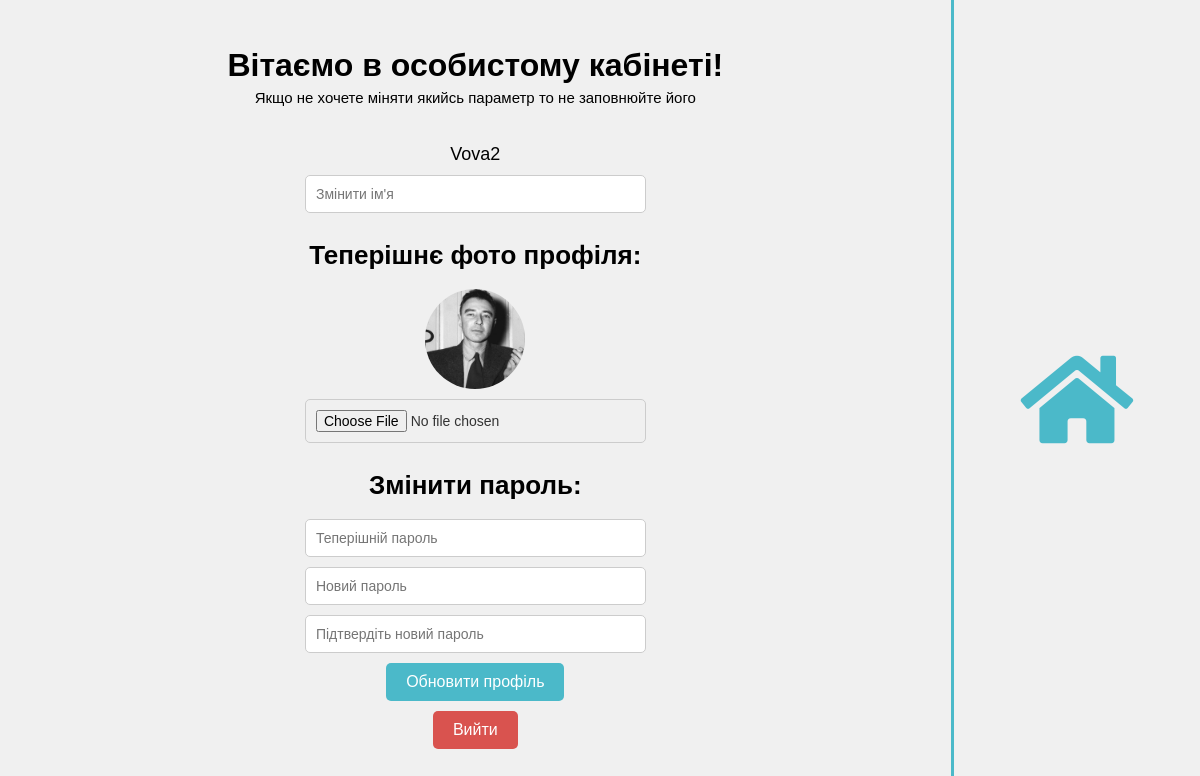
Page /home/account/ (signed in) on the committed database.
### RegLog/models.py (models this page shows)
class CustomUser(AbstractUser):
    picture = models.ImageField('Аватарка', upload_to='profile_pictures')
    objects = CustomUserManager()

### home/views.py (the view, shortened to what this page needs)
# urls.py: path('account/', views.AccountPage, name='account'),
def AccountPage(request):
    user = request.user
    context = {'error': '',
               'home_name_json': mark_safe(json.dumps(f'_{user.id}_'))}
    if not request.user.is_authenticated:
        return redirect('registration')
    return render(request, 'home/AccountHTML.html', context)

### home/templates/home/AccountHTML.html (shortened to what this page needs)
{% load static %}
<!DOCTYPE html>
<html lang="en">
<head>
    <link rel="stylesheet" href="{% static 'home/css/AccountCSS.css' %}">
    <link rel="stylesheet" href="https://cdnjs.cloudflare.com/ajax/libs/font-awesome/5.15.3/css/all.min.css">
</head>
<body>
    <div class="container">
        <div class="left_and_center_div">
            <h1 class="welcome-title">Вітаємо в особистому кабінеті!</h1>
            <p class="info-title">Якщо не хочете міняти якийсь параметр то не заповнюйте його</p>
            <form action="" method="POST" enctype="multipart/form-data" class="form">
                <p class="username">{{ user.username }}</p>
                <input type="text" class="name-input" placeholder="Змінити ім'я" name="new_name">
                <h1>Теперішнє фото профіля:</h1>
                <img src="{{ user.picture.url }}" alt="Profile Picture" class="profile-picture">
                <input type="file" class="picture-input" name="new_picture" value="Виберіть файл">
                <h1>Змінити пароль:</h1>
                <input type="password" name="old_password" class="password-input" placeholder="Теперішній пароль">
                <input type="password" name="new_password" class="password-input" placeholder="Новий пароль">
                <input type="password" name="new_password_confirm" class="password-input" placeholder="Підтвердіть новий пароль">
                <input type="submit" value="Обновити профіль">
                <a href="{% url 'logout' %}" class="logout-link">Вийти</a>
            </form>
        </div>
        <div class="right_div">
            <a href="{% url 'home' %}" class="home-link"><i class="fas fa-home large-icon"></i></a>
        </div>
    </div>
</body>
</html>

### home/static/home/css/AccountCSS.css (style rules this page uses)
body { display: flex; font-family: Arial, sans-serif; margin: 0; background-color: #f0f0f0; }
.container { display: flex; height: 100vh; flex: 3; }
.left_and_center_div { padding: 20px; box-sizing: border-box; border-right: 3px solid #4bb9c9; display: flex; flex: 3; flex-direction: column; justify-content: center; }
.welcome-title { text-align: center; font-size: 32px; margin-bottom: -10px; }
.info-title { text-align: center; font-size: 15px; margin-bottom: 20px; }
.form { display: flex; flex-direction: column; align-items: center; }
.username { text-align: center; font-size: 18px; margin-bottom: 10px; }
.name-input, .picture-input { width: 35%; padding: 10px; margin-bottom: 10px; border: 1px solid #ccc; border-radius: 5px; font-size: 14px; color: #333; }
.picture-input { margin-top: 10px; }
.profile-picture { width: 100px; height: 100px; border-radius: 50%; object-fit: cover; }
.right_div { display: flex; justify-content: center; align-items: center; flex: 0.68; background-color: #f0f0f0; padding: 20px; box-sizing: border-box; position: relative; color: white; height: 100vh; }
.large-icon { font-size: 100px; color: #4bb9c9; transition: transform 0.2s; }
.home-link::before { position: absolute; top: 0; right: 0; bottom: 0; left: 0; content: ""; }
.form h1 { font-size: 26px; }
.form input[type="submit"] { display: inline-block; background-color: #4bb9c9; color: #fff; border: none; border-radius: 5px; padding: 10px 20px; cursor: pointer; font-size: 16px; transition: background-color 0.3s ease; font-family: Arial, sans-serif; text-decoration: none; }
.logout-link { margin-top: 10px; display: inline-block; background-color: #d9534f; color: #fff; border: none; border-radius: 5px; padding: 10px 20px; cursor: pointer; font-size: 16px; transition: background-color 0.3s ease; font-family: Arial, sans-serif; text-decoration: none; }
.password-input { width: 35%; padding: 10px; margin-bottom: 10px; border: 1px solid #ccc; border-radius: 5px; font-size: 14px; color: #333; }

### rows in the picture
CustomUser: username "Vova2", picture (picture)
